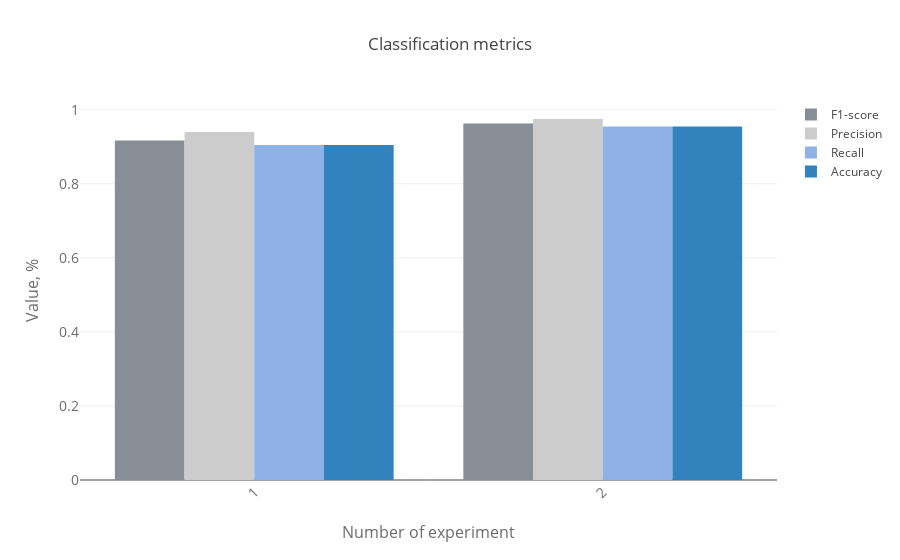
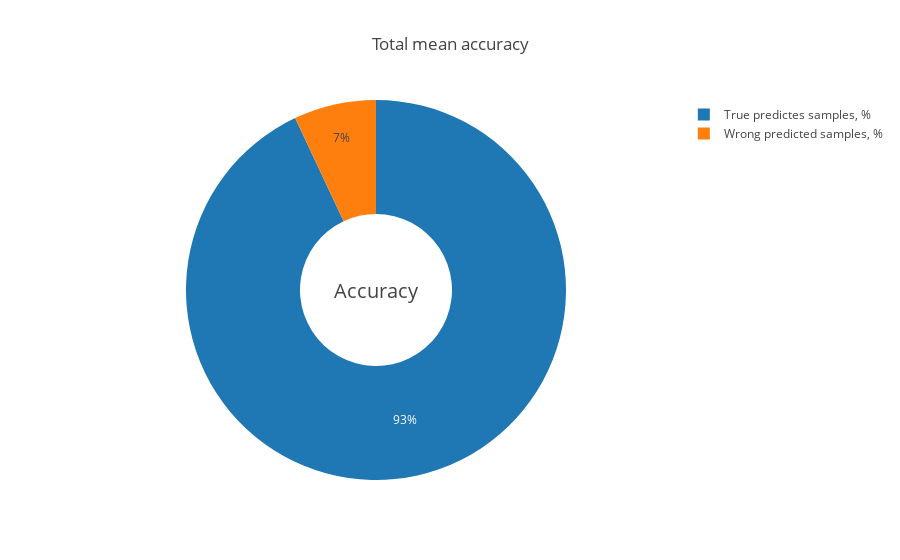

The notebook cell saved with these charts, in order:
### Markdown cell above
## Классификация

Построение модели классификации, ее обучение на выбранном наборе данных, визуализация результатов.

Ввод:
* **Циклов** - количество итераций эксперимента
* **Данные** - данные для классификации: 
    * students - лабораторные работы студентов каф. КИБЭВС по дисциплине "Основы программирования"
    * Google Code Jam 2016 - работы участников ежегодной олимпиады по программированию от компании Google
    * GitHub - данные с веб-хостинга GitHub
* **Алгоритм** - алгоритм классификации

### Code cell
from main_widget import display_main_form

display_main_form()

### Figure 1 — Plotly figure (JSON) as saved in the notebook; plotly's stock layout.template omitted (floating-point values rounded to 4 significant figures)
{"data": [{"marker": {"color": "rgb(136, 142, 150)"}, "name": "F1-score", "type": "bar", "x": [1, 2], "y": [0.9169, 0.963]}, {"marker": {"color": "rgb(204,204,204)"}, "name": "Precision", "type": "bar", "x": [1, 2], "y": [0.94, 0.975]}, {"marker": {"color": "rgb(144, 177, 229)"}, "name": "Recall", "type": "bar", "x": [1, 2], "y": [0.905, 0.955]}, {"marker": {"color": "rgb(49,130,189)"}, "name": "Accuracy", "type": "bar", "x": [1, 2], "y": [0.905, 0.955]}], "layout": {"barmode": "group", "title": "Classification metrics", "xaxis": {"tickangle": -45, "tickfont": {"color": "rgb(107, 107, 107)", "size": 14}, "title": "Number of experiment", "titlefont": {"color": "rgb(107, 107, 107)", "size": 16}}, "yaxis": {"tickfont": {"color": "rgb(107, 107, 107)", "size": 14}, "title": "Value, %", "titlefont": {"color": "rgb(107, 107, 107)", "size": 16}}}}

### Figure 2 — Plotly figure (JSON) as saved in the notebook; plotly's stock layout.template omitted (floating-point values rounded to 4 significant figures)
{"data": [{"hole": 0.4, "labels": ["Wrong predicted samples, %", "True predictes samples, %"], "text": "Accuracy", "textposition": "inside", "type": "pie", "values": [0.07, 0.93]}], "layout": {"annotations": [{"font": {"size": 20}, "showarrow": false, "text": "Accuracy"}], "title": "Total mean accuracy"}}
